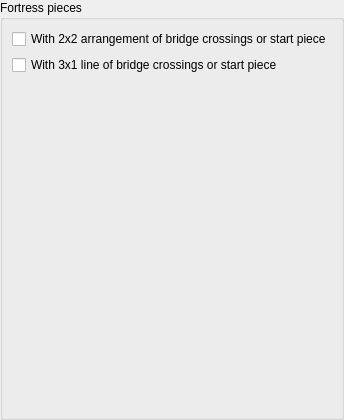
         <widget class="QWidget" name="pageFortress">
          <layout class="QGridLayout" name="gridLayout_16">
           <property name="leftMargin">
            <number>0</number>
           </property>
           <property name="topMargin">
            <number>0</number>
           </property>
           <property name="rightMargin">
            <number>0</number>
           </property>
           <property name="bottomMargin">
            <number>0</number>
           </property>
           <item row="0" column="0">
            <widget class="QGroupBox" name="groupBoxFortress">
             <property name="title">
              <string>Fortress pieces</string>
             </property>
             <layout class="QGridLayout" name="gridLayout_17">
              <item row="0" column="0">
               <widget class="QCheckBox" name="checkDenseBB">
                <property name="toolTip">
                 <string>Finds four adjacent bridge-crossing or start pieces forming a square at the same Y level.</string>
                </property>
                <property name="text">
                 <string>With 2x2 arrangement of bridge crossings or start piece</string>
                </property>
               </widget>
              </item>
              <item row="1" column="0">
               <widget class="QCheckBox" name="checkFortress3x1">
                <property name="toolTip">
                 <string>Finds at least three consecutive bridge-crossing or start pieces in a straight line at the same Y level.</string>
                </property>
                <property name="text">
                 <string>With 3x1 line of bridge crossings or start piece</string>
                </property>
               </widget>
              </item>
              <item row="2" column="0">
               <spacer name="verticalSpacer_3">
                <property name="orientation">
                 <enum>Qt::Vertical</enum>
                </property>
                <property name="sizeHint" stdset="0">
                 <size>
                  <width>20</width>
                  <height>333</height>
                 </size>
                </property>
               </spacer>
              </item>
             </layout>
            </widget>
           </item>
          </layout>
         </widget>
